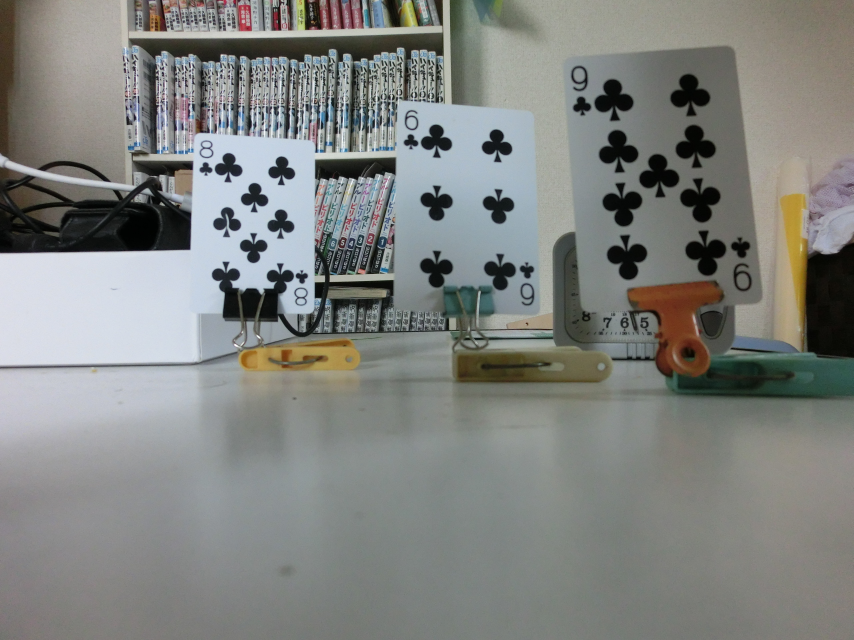
#> input picture colorfilter/0724imgs/original.JPG, 2560 x 1920 px (shown at 1/3 size)
$ jupyter execute rgbamount.ipynb
#> lines starting #> are read from the running program, lines starting #| are printed output that depends on the picture
[cell 1]
import matplotlib.pyplot as plt
import numpy as np
import cv2
import earthpy.plot as ep


def load(path):
#> called with path = '0724imgs/original.JPG'
    image = cv2.imread(path)
#> image is the input picture: shape (1920, 2560, 3); mean B, G, R 128, 131.1, 128.8
    #image = cv2.cvtColor(image, cv2.COLOR_BGR2RGB)
    print(image.shape)
#| (1920, 2560, 3)
    image = cv2.resize(image, (1440, 1120))
#> image: shape (1120, 1440, 3)
    return image/255

def rgb_colors(image):
    plt.imshow(image),plt.show()
    (B_ref, G_ref, R_ref) = cv2.split(image)
    R_ref = np.clip(R_ref, 0, 1)
    G_ref = np.clip(G_ref, 0, 1)
    B_ref = np.clip(B_ref, 0, 1)
    gamma = 2.2
    R = np.power(R_ref, 1/gamma)
    G = np.power(G_ref, 1/gamma)
    B = np.power(B_ref, 1/gamma)
    #np.warnings.filterwarnings('ignore') # Removes warning that array has NaN pixels
    hist1 = ep.hist(R,
            figsize=(4, 2),
            colors=['red'],
            title=["Distribution of Red Pixels"])

    hist2 = ep.hist(G,
            figsize=(4, 2),
            colors=['green'],
            title=["Distribution of Green (NIR Veggie) Pixels"])

    hist3 = ep.hist(B,
            figsize=(4, 2),
            colors=['blue'],
            title=["Distribution of Blue Pixels"])


    fig, ([ax1, ax2, ax3]) = plt.subplots(1, 3, figsize=(16, 3))

    ax1.imshow(R, cmap='Reds', vmax=1, vmin=0)
    ax1.set_title('Red', fontweight='bold')
    ax1.axis('off')

    ax2.imshow(G, cmap='Greens', vmax=1, vmin=0)
    ax2.set_title('NIR "Veggie"', fontweight='bold')
    ax2.axis('off')

    ax3.imshow(B, cmap='Blues', vmax=1, vmin=0)
    ax3.set_title('Blue', fontweight='bold')
    ax3.axis('off')

    plt.subplots_adjust(wspace=.02)

[cell 2]
rgb_colors(load('0724imgs/original.JPG'))
#> (the call stopped at in rgb_colors, `hist1 = ep.hist(R, figsize=(4, 2), colors=['red'], title=["Distributio..`: earthpy is not available in this run)
rgb_colors(load('0724imgs/hhyc.JPG'))
#> call 2 of load, with path = '0724imgs/hhyc.JPG'
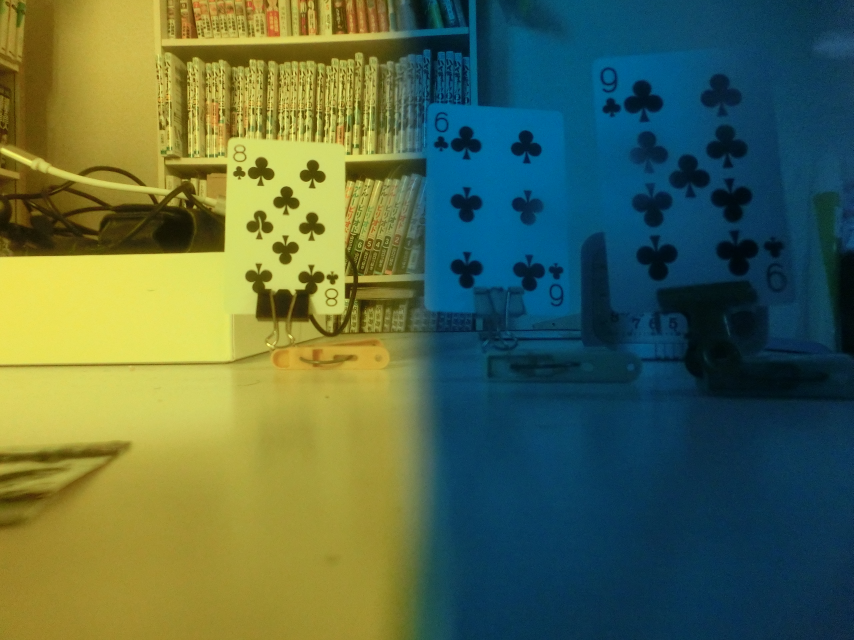
#> input picture colorfilter/0724imgs/hhyc.JPG, 2560 x 1920 px (shown at 1/3 size)
#> in load, image is the input picture: shape (1920, 2560, 3); mean B, G, R 74.4, 105.4, 84.6
#| (1920, 2560, 3)
#> (the call stopped at in rgb_colors, `hist1 = ep.hist(R, figsize=(4, 2), colors=['red'], title=["Distributio..`: earthpy is not available in this run)
rgb_colors(load('0724imgs/hhcy.JPG'))
#> call 3 of load, with path = '0724imgs/hhcy.JPG'
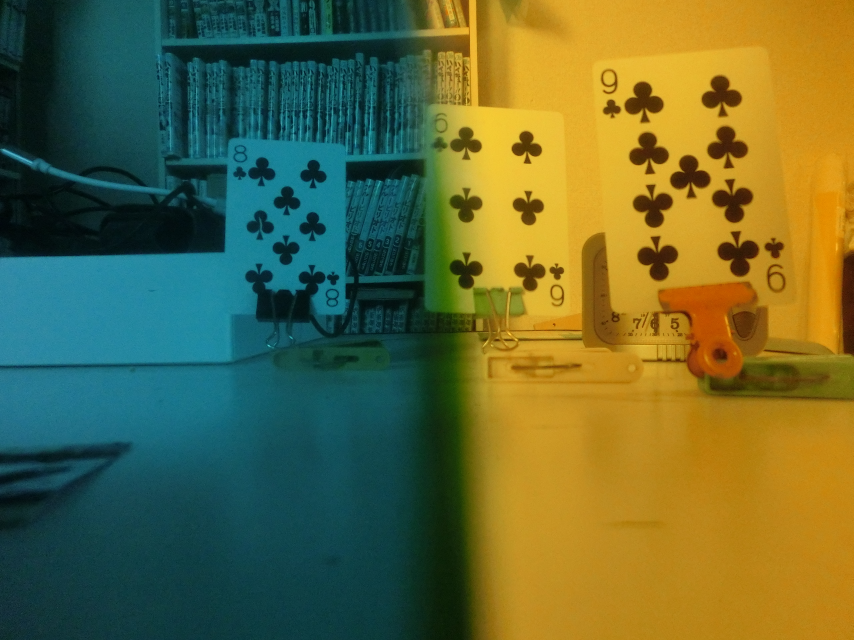
#> input picture colorfilter/0724imgs/hhcy.JPG, 2560 x 1920 px (shown at 1/3 size)
#> in load, image is the input picture: shape (1920, 2560, 3); mean B, G, R 56.5, 104.8, 97.8
#| (1920, 2560, 3)
#> (the call stopped at in rgb_colors, `hist1 = ep.hist(R, figsize=(4, 2), colors=['red'], title=["Distributio..`: earthpy is not available in this run)

[cell 3]
rgb_colors(load('original_privicous/original.JPG'))
#> call 4 of load, with path = 'original_privicous/original.JPG'
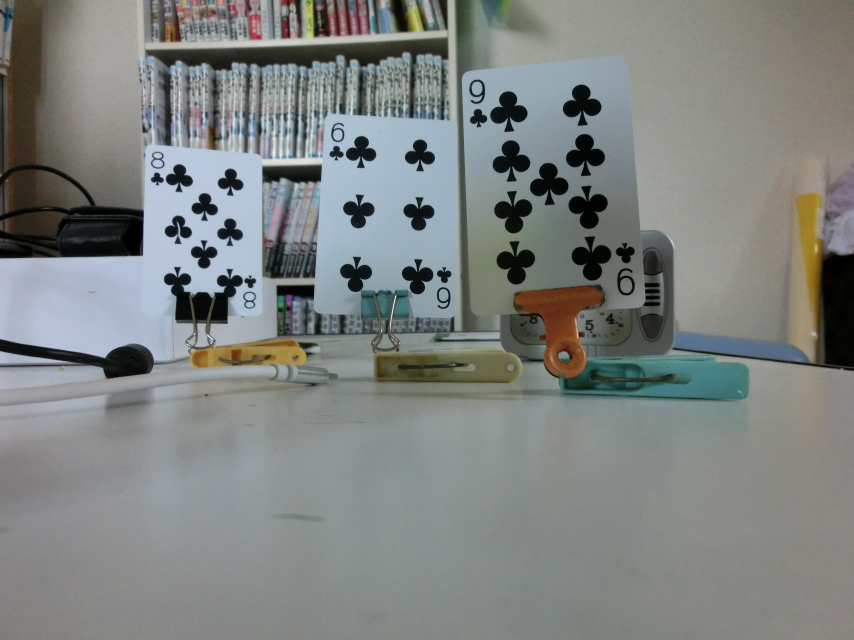
#> input picture colorfilter/original_privicous/original.JPG, 2560 x 1920 px (shown at 1/3 size)
#> in load, image is the input picture: shape (1920, 2560, 3); mean B, G, R 128.7, 130.8, 126.7
#| (1920, 2560, 3)
#> (the call stopped at in rgb_colors, `hist1 = ep.hist(R, figsize=(4, 2), colors=['red'], title=["Distributio..`: earthpy is not available in this run)
rgb_colors(load('original_privicous/hhyc.JPG'))
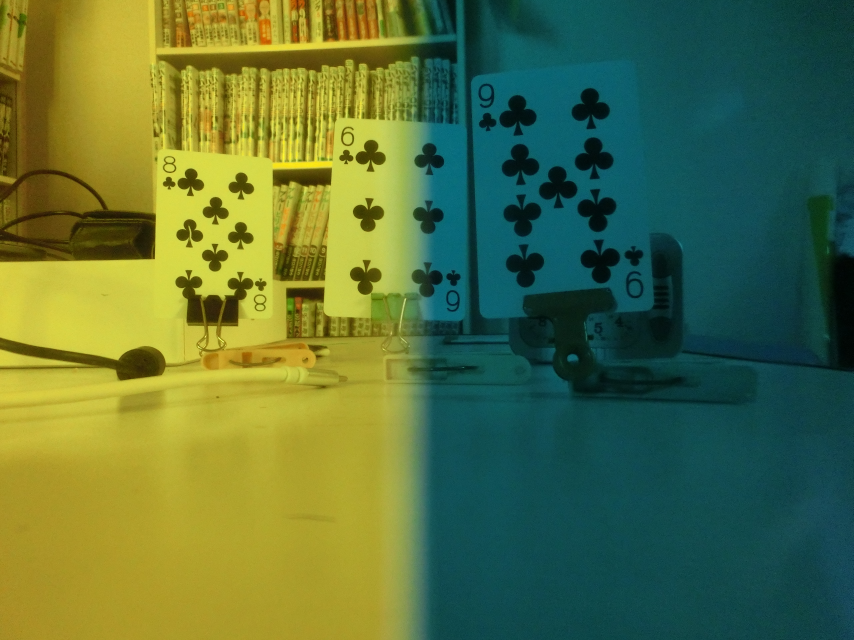
#> input picture colorfilter/original_privicous/hhyc.JPG, 2560 x 1920 px (shown at 1/3 size)
#> in load, image is the input picture: shape (1920, 2560, 3); mean B, G, R 61.1, 113.2, 88.8
#| (1920, 2560, 3)
#> in rgb_colors (call 5), `(B_ref, G_ref, R_ref) = cv2.split(image)`:
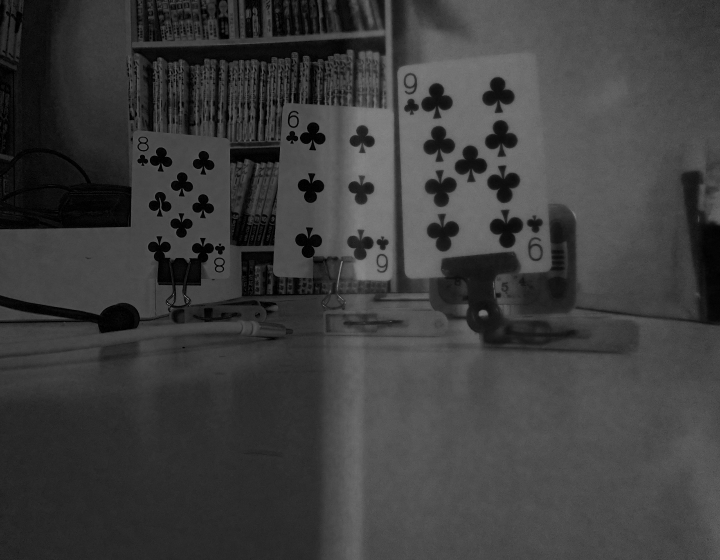
#> B_ref: shape (1120, 1440) float64 (shown at 1/2 size); min 0, max 0.592, mean 0.239
#> in rgb_colors (call 5), `(B_ref, G_ref, R_ref) = cv2.split(image)`:
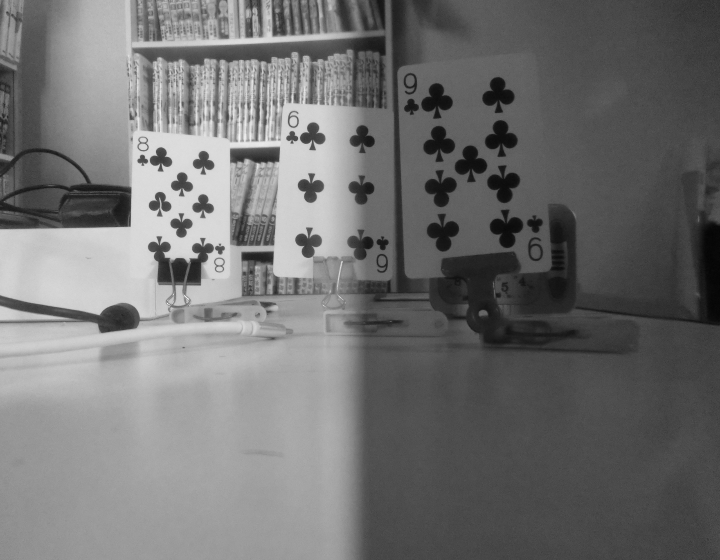
#> G_ref: shape (1120, 1440) float64 (shown at 1/2 size); min 0.00784, max 1, mean 0.444
#> in rgb_colors (call 5), `(B_ref, G_ref, R_ref) = cv2.split(image)`:
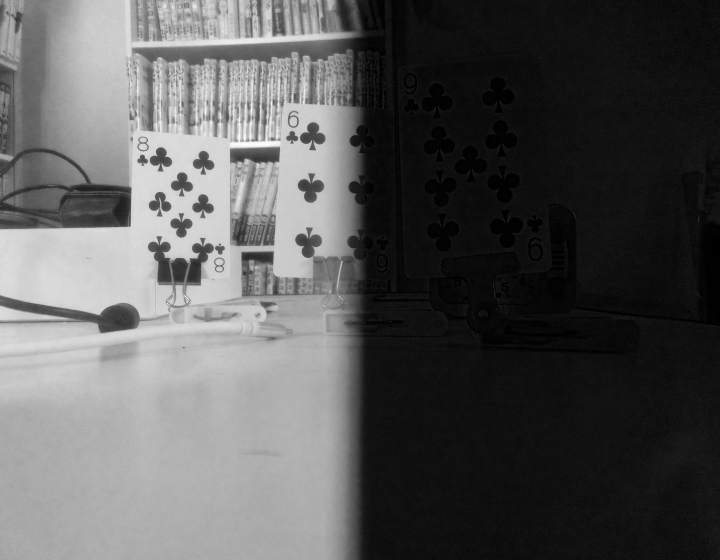
#> R_ref: shape (1120, 1440) float64 (shown at 1/2 size); min 0, max 1, mean 0.348
#> in rgb_colors (call 5), `R = np.power(R_ref, 1/gamma)`:
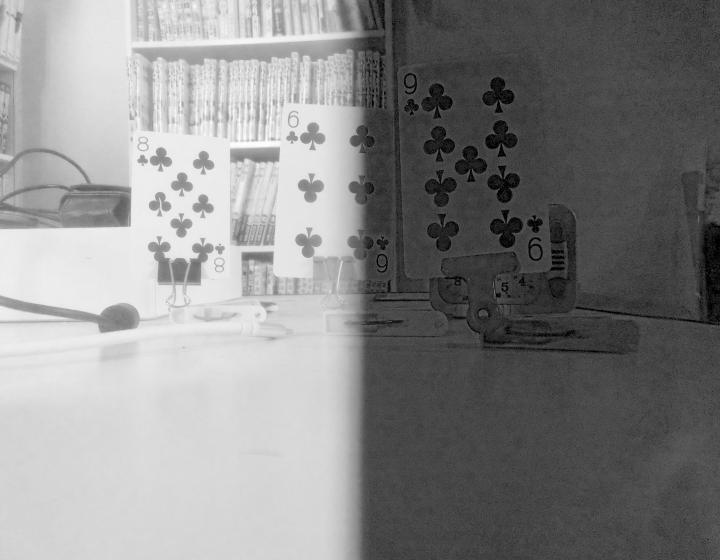
#> R: shape (1120, 1440) float64 (shown at 1/2 size); min 0, max 1, mean 0.533
#> in rgb_colors (call 5), `B = np.power(B_ref, 1/gamma)`:
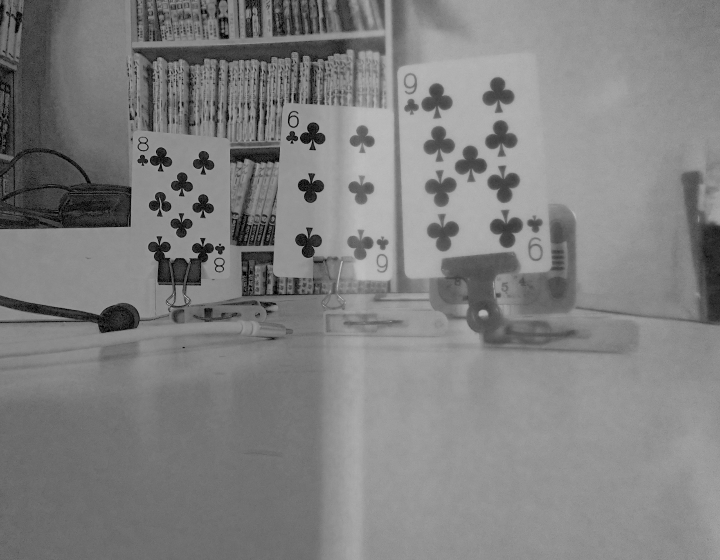
#> B: shape (1120, 1440) float64 (shown at 1/2 size); min 0, max 0.788, mean 0.503
#> (the call stopped at in rgb_colors, `hist1 = ep.hist(R, figsize=(4, 2), colors=['red'], title=["Distributio..`: earthpy is not available in this run)
rgb_colors(load('original_privicous/hhcy.JPG'))
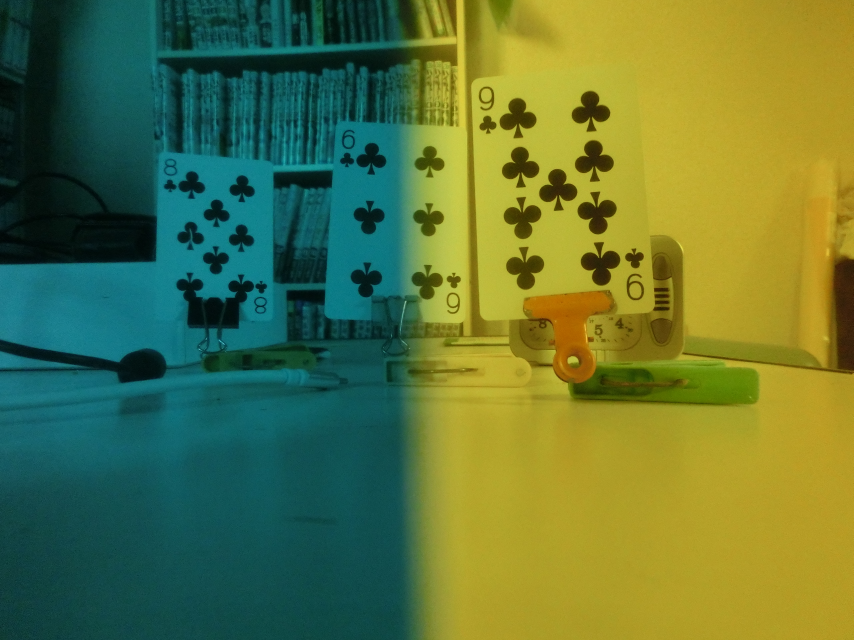
#> input picture colorfilter/original_privicous/hhcy.JPG, 2560 x 1920 px (shown at 1/3 size)
#> in load, image is the input picture: shape (1920, 2560, 3); mean B, G, R 59.8, 117.9, 94
#| (1920, 2560, 3)
#> (the call stopped at in rgb_colors, `hist1 = ep.hist(R, figsize=(4, 2), colors=['red'], title=["Distributio..`: earthpy is not available in this run)
